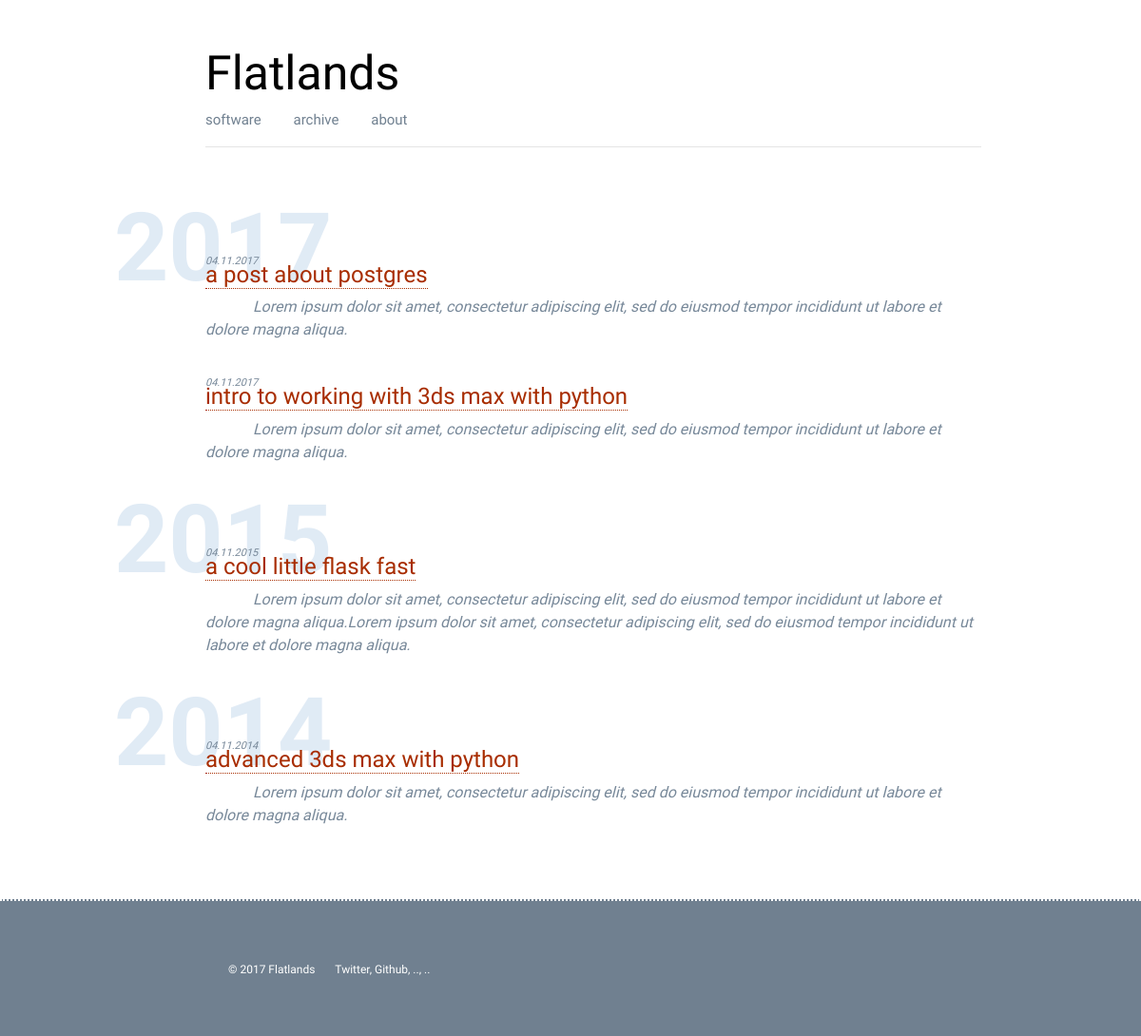
/blog, run on an earlier commit of the app's database.
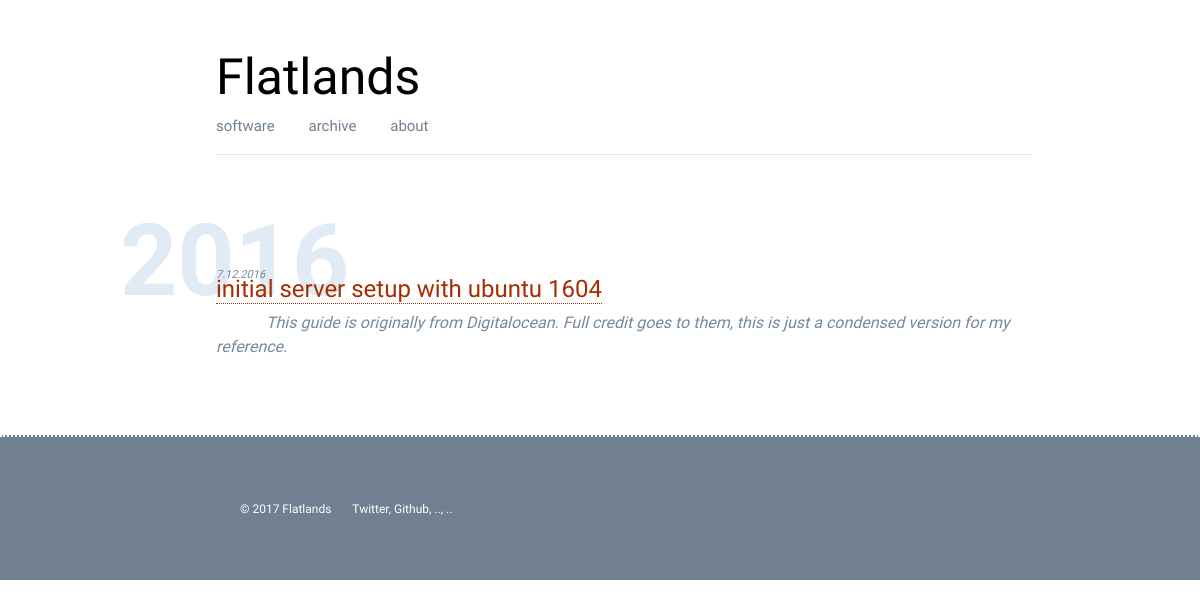
And on a later commit of the database.
### app.py (models this page shows, shortened)
class Post(db.Model):
    id = db.Column(db.Integer, primary_key=True)
    title = db.Column(db.String())
    author = db.Column(db.String())
    tags = db.Column(db.String())
    strap = db.Column(db.String())
    content = db.Column(db.String())
    pub_date = db.Column(db.String())
    published = db.Column(db.String())

### app.py (the view)
@app.route('/blog')
def blog():
    posts = modules.database.to_json(Post.query.all())
    years = modules.database.get_post_years(posts)
    return render_template('blog.html', posts=posts, years=years)

### modules/database.py (called while the page is built)
def to_json(results):
    result = {}
    item = {}
    count = 1
    for row in results:
        for k, v in row.__dict__.items():
            if not k.startswith('_') and k != 'id':
                item[k] = v
        result[count] = item
        count += 1
        item = {}
    return result

def get_post_years(posts=None):
    years = []
    for code, data in posts.items():
        day, month, year = data['pub_date'].split('.')
        years.append(year)
    return sorted(list(set(years)), reverse=True)

### templates/blog.html
{% extends "base.html" %}
{% block content %}
{% for year in years %}
<div class="section-head"><h4>{{ year }}</h4></div>
    {% for code, data in posts.items() %}
        {% if data.pub_date.endswith(year) and data.published != 'False' %}
            <div class="blog-post">
                <small>{{data.pub_date}}</small>
                <h4><a href="/blog/{{ data.title|replace(" ", "-") }}">{{data.title}}</a></h4>
                <div class="blog-post-strap">{{data.strap}}</div>
            </div>
        {% endif %}
    {% endfor %}
{% endfor %}
{% endblock %}

### templates/base.html (shortened to what this page needs)
<!doctype html>
<html lang="en">
  <head>
    <link rel="stylesheet" href="https://maxcdn.bootstrapcdn.com/bootstrap/4.0.0-beta.2/css/bootstrap.min.css">
    <link rel="stylesheet" type="text/css" href="{{ url_for('static', filename='css/main.css') }}">
  </head>
  <body>
    <div class="main-content">
      {% include 'header.html' %}
      {% block content %}
      {% endblock %}
    </div>
    {% include 'footer.html' %}
  </body>
</html>

### templates/header.html
<div class="header">
<div class="title"><a href="/blog">Flatlands</a></div>
<div class="header-nav">
  <a href="/software">software</a>
  <a href="/blog">archive</a>
  <a href="/about">about</a>
</div>
<hr>
</div>

### templates/footer.html
<p style="height:40px;"></p>
<div class="footer">
    <div class="footer-detail">
        <small>© 2017 Flatlands &ensp; &ensp;
            <a href="">Twitter</a>,
            <a href="">Github</a>,
            <a href="">..</a>,
            <a href="">..</a>
        </small>
    </div>
</div>

### static/css/main.css (style rules this page uses)
body { margin: 0; font-family: 'Maven Pro', sans-serif; }
.header { padding-bottom: 30px; padding-top: 40px; padding-left: 10%; padding-right: 5%; }
.header a { color: black; text-decoration: none; }
.title { font-size: 50px; }
.header-nav { color: slategray; word-spacing: 30px; font-size: 15px; }
.header-nav a { color: slategray; text-decoration: none; }
.main-content { padding-left: 10%; padding-right: 10%; }
.section-head { color: rgba(0, 92, 173, 0.12); height: 50px; }
.section-head h4 { font-weight: bold; font-size: 100px; }
.blog-post { padding-left: 10%; padding-right: 5%; padding-bottom: 20px; }
.blog-post small { position: relative; top: 10px; color: lightslategray; font-size: 11px; font-style: italic; }
.blog-post-strap { text-indent: 50px; color: lightslategray; font-style: italic; }
.blog-post h4 { color: darkslategray; }
.blog-post a { color: rgb(168, 45, 0); text-decoration: none; border-width: 1px; border-bottom-style: dotted; }
.footer { background-color: slategray; color: white; font-size: 15px; border-width: 2px; border-top-style: dotted; }
.footer-detail { padding-top: 60px; padding-bottom: 60px; padding-left: 20%; padding-right: 20%; }
.footer-detail a { color: white; text-decoration: none; }

What changed in the data, as far as the page shows it:
removed Post: pub_date "04.11.2017", title "a post about postgres", strap "Lorem ipsum dolor sit amet, consectetur adipiscing elit, sed do eiusmod tempor incididunt ut labore et dolore magna aliqua."
removed Post: pub_date "04.11.2017", title "intro to working with 3ds max with python", strap "Lorem ipsum dolor sit amet, consectetur adipiscing elit, sed do eiusmod tempor incididunt ut labore et dolore magna aliqua."
removed Post: pub_date "04.11.2015", title "a cool little flask fast", strap "Lorem ipsum dolor sit amet, consectetur adipiscing elit, sed do eiusmod tempor incididunt ut labore et dolore magna aliqua.Lorem ipsum dolor sit amet, consectetur adipiscing elit, sed do eiusmod tempor incididunt ut labore et dolore magna aliqua."
removed Post: pub_date "04.11.2014", title "advanced 3ds max with python", strap "Lorem ipsum dolor sit amet, consectetur adipiscing elit, sed do eiusmod tempor incididunt ut labore et dolore magna aliqua."
added Post: pub_date "7.12.2016", title "initial server setup with ubuntu 1604", strap "This guide is originally from Digitalocean. Full credit goes to them, this is just a condensed version for my reference."
Also different on the page:
new list line: "2016"
list line gone: "2017"
list line gone: "2015"
list line gone: "2014"
